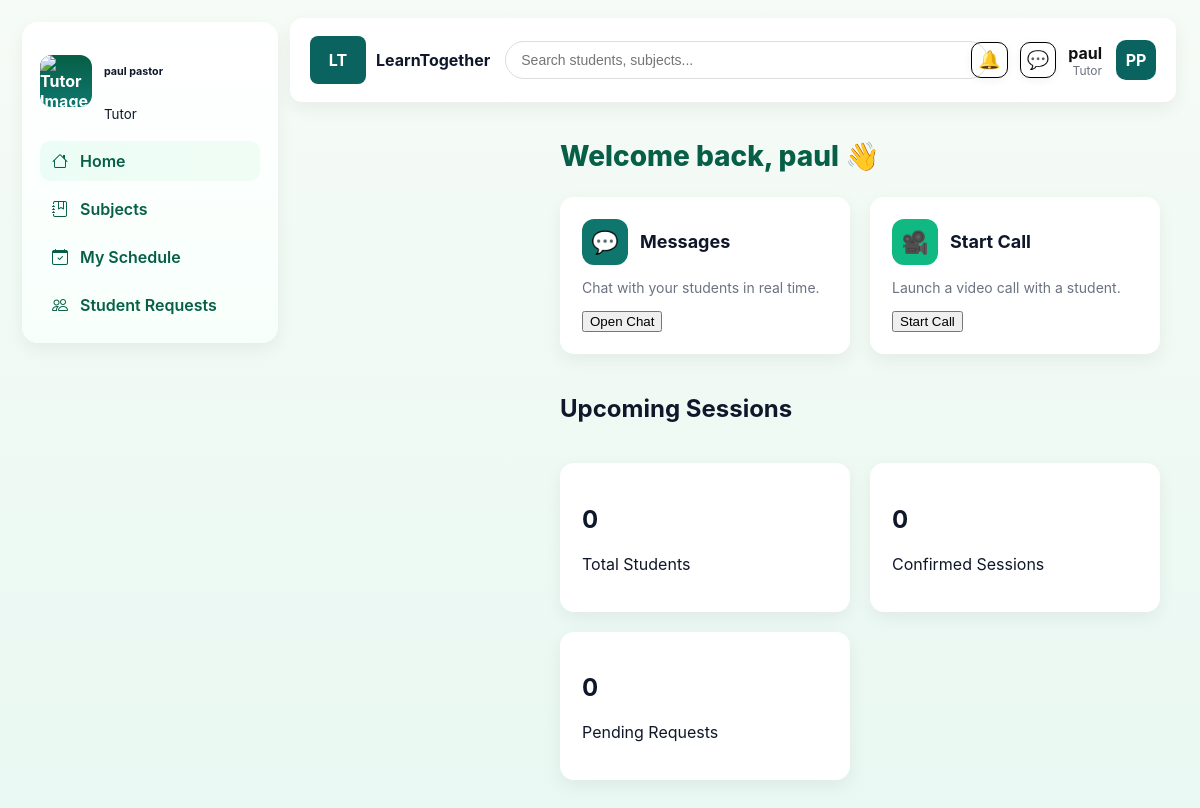
The page /Tutor/tutorDashboard.php (signed in) on the database its author committed.
### tables this page shows
CREATE TABLE `tutors` (
  `id` int(11) NOT NULL,
  `user_id` int(11) NOT NULL,
  `expertise` varchar(255) DEFAULT NULL,
  `bio` text DEFAULT NULL,
  `profile_image` varchar(255) DEFAULT NULL,
  `hourly_rate` decimal(8,2) DEFAULT NULL,
  `availability` enum('Available','Unavailable') NOT NULL DEFAULT 'Available',
  `rating` decimal(3,2) DEFAULT 0.00,
  `hours_taught` int(11) DEFAULT 0
);

CREATE TABLE `users` (
  `id` int(11) NOT NULL,
  `first_name` varchar(100) DEFAULT NULL,
  `last_name` varchar(100) DEFAULT NULL,
  `email` varchar(255) DEFAULT NULL,
  `password` varchar(255) DEFAULT NULL,
  `role` varchar(50) DEFAULT NULL,
  `status` varchar(20) DEFAULT 'active',
  `phone` varchar(20) DEFAULT NULL,
  `verified` tinyint(1) DEFAULT 0,
  `otp_code` varchar(10) DEFAULT NULL
);

### Tutor/tutorDashboard.php (the view, shortened to what this page needs)
<?php
require '../db.php';
$user_id = $_SESSION['user_id'];
$stmt = $pdo->prepare("SELECT id AS tutor_id FROM tutors WHERE user_id = ?");
$stmt->execute([$user_id]);
$tutor_row = $stmt->fetch(PDO::FETCH_ASSOC);
$tutor_id = $tutor_row['tutor_id'];
$stmt = $pdo->prepare("
    SELECT u.first_name, u.last_name, t.profile_image
    FROM tutors t
    JOIN users u ON t.user_id = u.id
    WHERE t.id = ?
");
$stmt->execute([$tutor_id]);
$tutor = $stmt->fetch(PDO::FETCH_ASSOC);
$tutor_name = trim($tutor['first_name'] . ' ' . $tutor['last_name']);
$total_students = $pdo->prepare("SELECT COUNT(DISTINCT learner_id) FROM sessions WHERE tutor_id = ?");
$total_students->execute([$tutor_id]);
$total_students = $total_students->fetchColumn();
$confirmed_sessions = $pdo->prepare("SELECT COUNT(*) FROM sessions WHERE tutor_id = ? AND status = 'confirmed'");
$confirmed_sessions->execute([$tutor_id]);
$confirmed_sessions = $confirmed_sessions->fetchColumn();
$pending_requests = $pdo->prepare("SELECT COUNT(*) FROM sessions WHERE tutor_id = ? AND status = 'pending'");
$pending_requests->execute([$tutor_id]);
$pending_requests = $pending_requests->fetchColumn();
?>
<!DOCTYPE html>
<html lang="en">
<head>
  <link rel="stylesheet" href="../CSS/style2.css">
  <link rel="stylesheet" href="../CSS/navbar.css">
  <link href="https://cdn.jsdelivr.net/npm/bootstrap-icons/font/bootstrap-icons.css" rel="stylesheet">
</head>
<body>
  <div class="app">
    <aside>
      <div class="sidebar">
        <div class="profile">
          <img src="<?= htmlspecialchars($tutor['profile_image'] ?? 'https://via.placeholder.com/52') ?>"
               class="avatar" alt="Tutor Image">
          <div>
            <h6><?= htmlspecialchars($tutor_name) ?></h6>
            <small class="text-muted">Tutor</small>
          </div>
        </div>
        <div class="navlinks">
          <a href="tutorDashboard.php" class="active"><i class="bi bi-house"></i> Home</a>
          <a href="subjectsTutor.php"><i class="bi bi-journal-bookmark"></i> Subjects</a>
          <a href="scheduleTutor.php"><i class="bi bi-calendar-check"></i> My Schedule</a>
          <a href="requestsTutor.php"><i class="bi bi-people"></i> Student Requests</a>
        </div>
      </div>
    </aside>
    <div class="nav">
      <div class="logo">
        <div class="mark">LT</div>
        <div>LearnTogether</div>
      </div>
      <div class="search">
        <input type="text" placeholder="Search students, subjects..." />
      </div>
      <div class="nav-actions">
        <button class="icon-btn">🔔</button>
        <button class="icon-btn">💬</button>
        <div style="display:flex;align-items:center;gap:8px;">
          <div class="profile-info">
            <div><?= htmlspecialchars($tutor['first_name']) ?></div>
            <div>Tutor</div>
          </div>
          <div class="avatar">
            <?= strtoupper($tutor['first_name'][0] . $tutor['last_name'][0]) ?>
          </div>
        </div>
      </div>
    </div>
    <main>
      <h1>Welcome back, <?= htmlspecialchars($tutor['first_name']) ?> 👋</h1>
      <div class="subjects-grid">
        <div class="subject-card">
          <div class="subject-header">
            <div class="icon" style="background:#0f766e;">💬</div>
            <div class="subject-title">Messages</div>
          </div>
          <div class="subject-desc">Chat with your students in real time.</div>
          <button class="btn btn-outline-primary btn-sm" onclick="openChat()">Open Chat</button>
        </div>
        <div class="subject-card">
          <div class="subject-header">
            <div class="icon" style="background:#10b981;">🎥</div>
            <div class="subject-title">Start Call</div>
          </div>
          <div class="subject-desc">Launch a video call with a student.</div>
          <button class="btn btn-outline-success btn-sm" onclick="startCall()">Start Call</button>
        </div>
      </div>
      <h2 style="margin-top:40px;">Upcoming Sessions</h2>
      <div class="subjects-grid" style="margin-top:40px;">
        <div class="subject-card text-center">
          <h2><?= $total_students ?></h2>
          <p class="text-muted">Total Students</p>
        </div>
        <div class="subject-card text-center">
          <h2><?= $confirmed_sessions ?></h2>
          <p class="text-muted">Confirmed Sessions</p>
        </div>
        <div class="subject-card text-center">
          <h2><?= $pending_requests ?></h2>
          <p class="text-muted">Pending Requests</p>
        </div>
      </div>
    </main>
  </div>
</body>
</html>

### CSS/style2.css (style rules this page uses)
:root { --bg:#f6fbf6; --card:#ffffff; --muted:#6b7280; --accent:#0f766e; --accent-2:#065f46; --radius:14px; --shadow: 0 6px 18px rgba(11,22,14,0.06); }
body { font-family: Inter, sans-serif; margin: 0; background: linear-gradient(180deg,#f6fbf6 0%, #e9f8f2 100%); color: #0f172a; }
.app { display: grid; grid-template-columns: 260px 1fr; min-height: 100vh; }
aside { padding: 28px 20px; }
.sidebar { position: fixed; top: 22px; left: 22px; width: 220px; padding: 18px; border-radius: 16px; background: linear-gradient(180deg,#ffffff, #f7fffb); box-shadow: var(--shadow); }
.profile { display: flex; gap: 12px; align-items: center; }
.avatar { width: 52px; height: 52px; border-radius: 12px; background: linear-gradient(180deg,var(--accent-2),var(--accent)); color: #fff; display: flex; align-items: center; justify-content: center; font-weight: 700; }
.navlinks { margin-top: 18px; display: flex; flex-direction: column; gap: 8px; }
.navlinks a { display: flex; align-items: center; gap: 12px; padding: 10px 12px; border-radius: 10px; color: var(--accent-2); text-decoration: none; font-weight: 600; }
.navlinks a.active { background: linear-gradient(90deg,#ecfdf7,#f0fdf4); }
.nav { position: fixed; left: 290px; right: 24px; top: 18px; height: 64px; display: flex; align-items: center; gap: 16px; padding: 10px 18px; border-radius: 12px; background: linear-gradient(180deg,var(--card),#f8fffb); box-shadow: var(--shadow); z-index: 10; }
.logo { display: flex; gap: 10px; align-items: center; font-weight: 700; }
.logo .mark { width: 36px; height: 36px; border-radius: 8px; background: linear-gradient(180deg,var(--accent),var(--accent-2)); display: flex; align-items: center; justify-content: center; color: #fff; font-weight: 800; }
.search { flex: 1; }
.search input { width: 98%; padding: 10px 12px; border-radius: 10px; border: 1px solid #e6f2ee; background: #fff; }
.nav-actions { display: flex; gap: 12px; align-items: center; }
.icon-btn { background: var(--card); padding: 8px 10px; border-radius: 10px; box-shadow: 0 2px 8px rgba(15,23,42,0.06); cursor: pointer; }
main { margin-left: 260px; padding: 120px 40px 40px; }
h1 { margin-bottom: 24px; color: var(--accent-2); font-weight: 800; font-size: 28px; }
.subjects-grid { display: grid; grid-template-columns: repeat(auto-fit, minmax(280px, 1fr)); gap: 20px; }
.subject-card { background: var(--card); padding: 22px; border-radius: var(--radius); box-shadow: var(--shadow); transition: transform 0.2s ease, box-shadow 0.2s ease; cursor: pointer; }
.subject-header { display: flex; align-items: center; gap: 12px; margin-bottom: 14px; }
.icon { width: 46px; height: 46px; border-radius: 12px; display: grid; place-items: center; font-size: 22px; font-weight: 700; color: #fff; }
.subject-title { font-weight: 700; font-size: 18px; }
.subject-desc { font-size: 14px; color: var(--muted); margin-bottom: 14px; }

### CSS/navbar.css (style rules this page uses)
.nav { display: flex; align-items: center; justify-content: space-between; background: white; border-bottom: 1px solid #eee; padding: 10px 20px; gap: 15px; }
.logo { display: flex; align-items: center; gap: 10px; }
.logo .mark { background: #0a635e; color: white; padding: 6px 10px; border-radius: 8px; font-weight: 700; }
.search { flex: 1; max-width: 700px; }
.search input { width: 100%; padding: 10px 15px; border: 1px solid #ddd; border-radius: 20px; outline: none; font-size: 14px; }
.nav-actions { display: flex; align-items: center; gap: 12px; }
.icon-btn { border: 1px solid #000; border-radius: 10px; padding: 6px; background: none; cursor: pointer; font-size: 18px; transition: background 0.2s; }
.nav-actions .avatar { background: #0a635e; color: white; font-weight: 700; width: 40px; height: 40px; border-radius: 10px; display: flex; align-items: center; justify-content: center; }
.nav-actions .profile-info { text-align: right; margin-right: 6px; }
.profile-info div:first-child { font-weight: 700; color: #111; }
.profile-info div:last-child { font-size: 12px; color: var(--muted); }

### rows shown on the page
tutors: user.last_name "paul pastor", user.first_name "paul", user.last_name "PP"

### other values the page prints
$total_students "0"
$confirmed_sessions "0"
$pending_requests "0"
